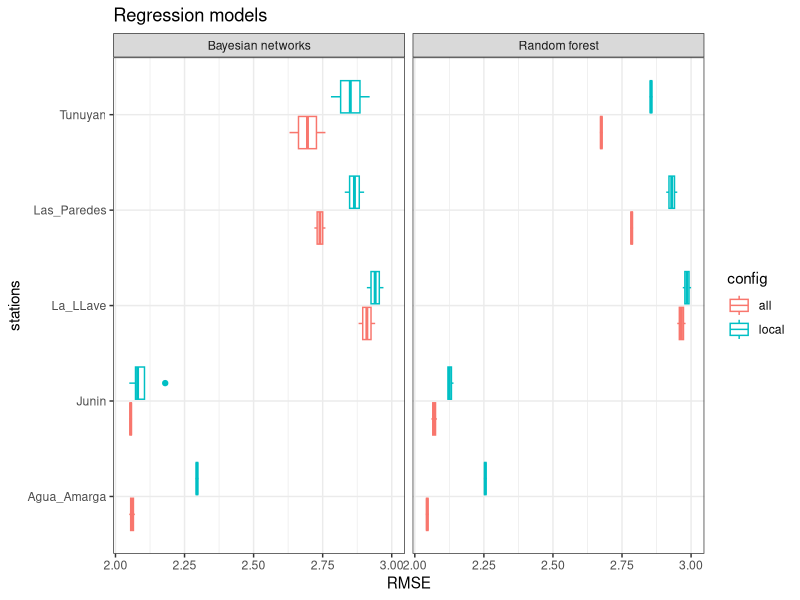
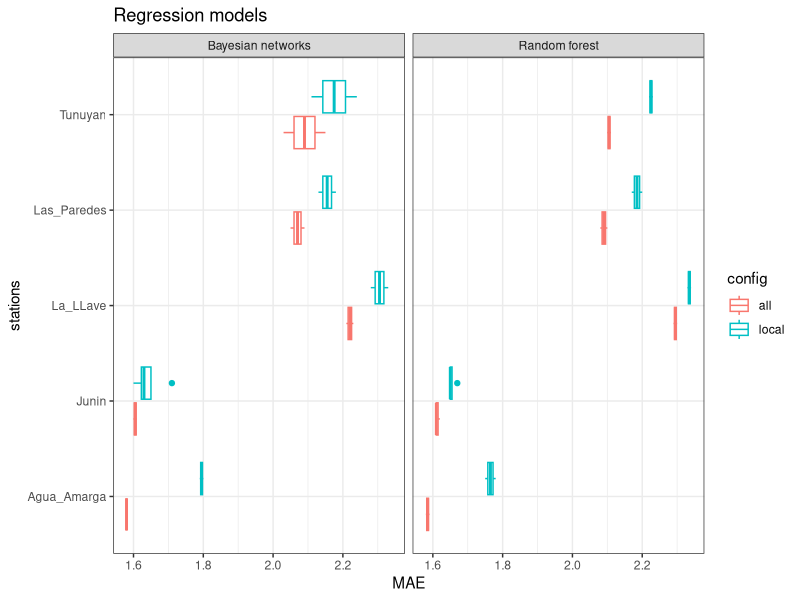
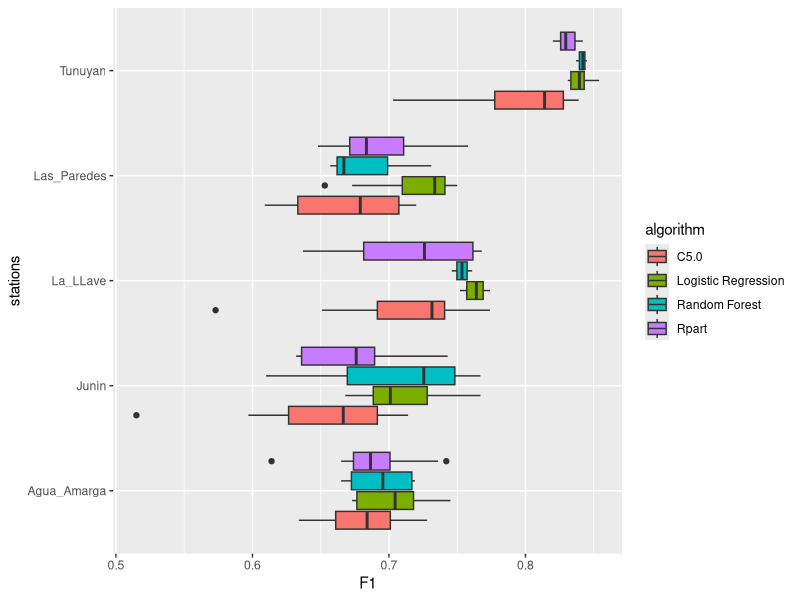
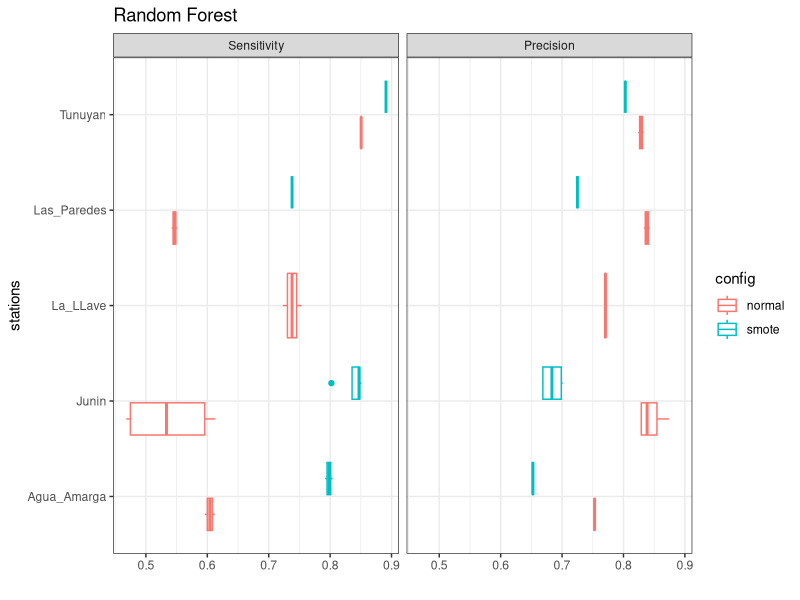
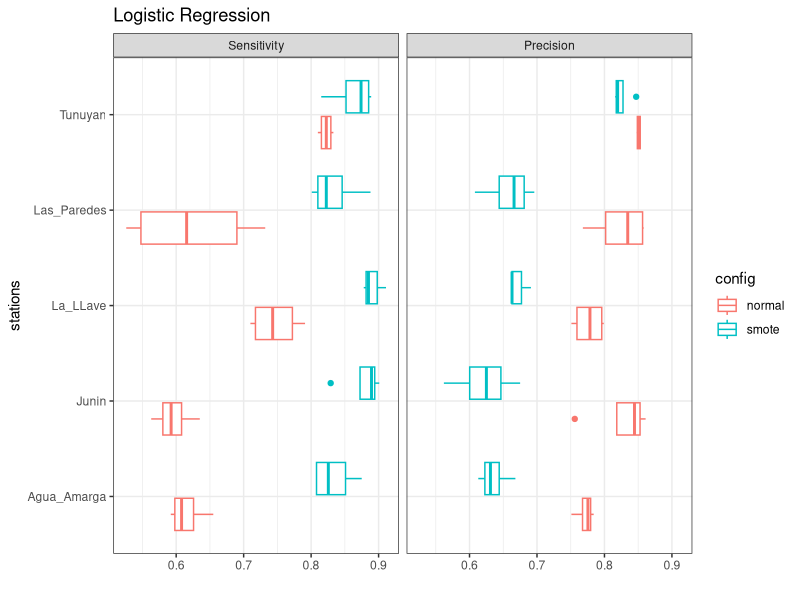
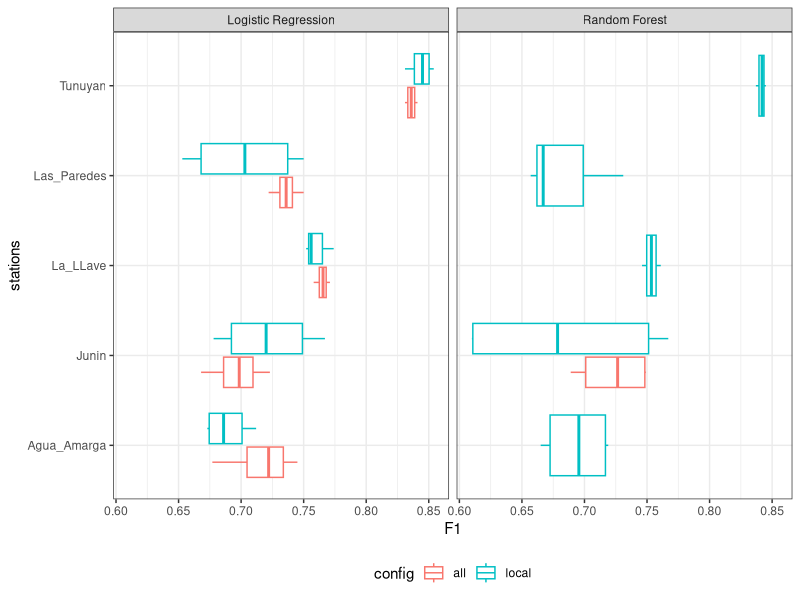
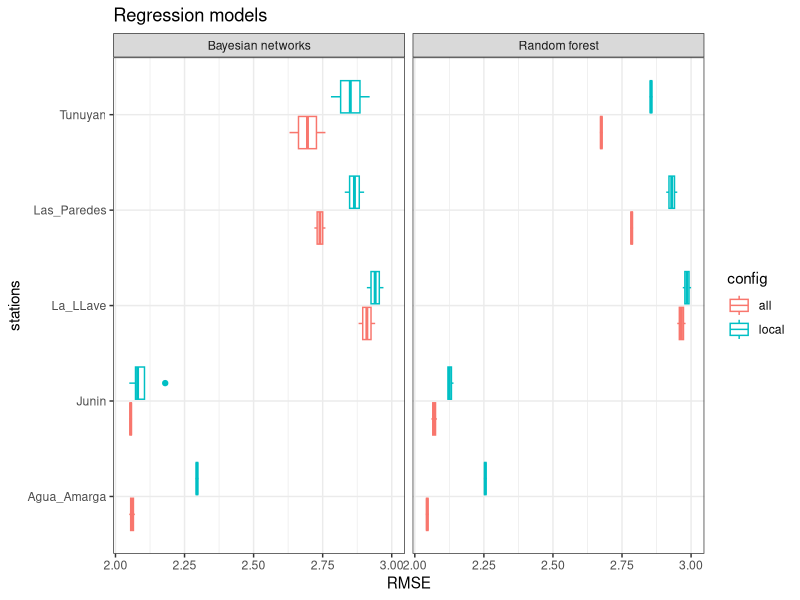
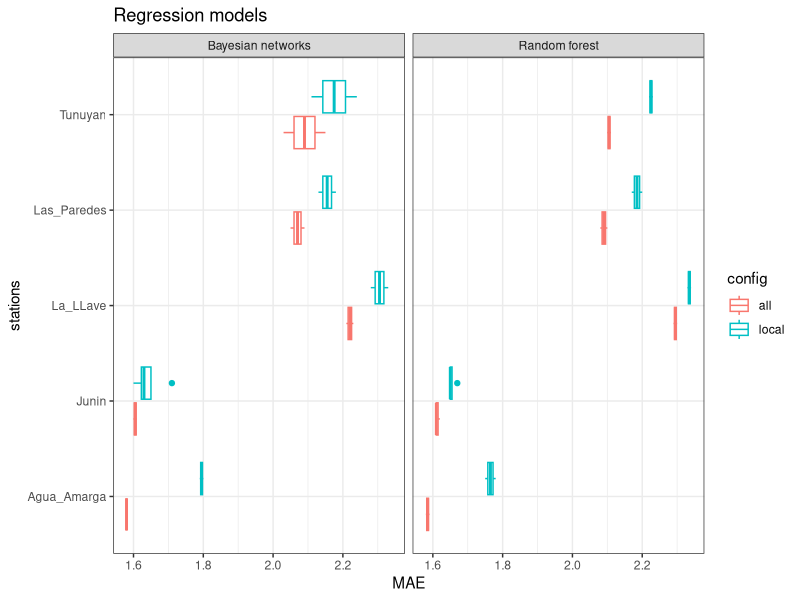

Reproduce these figures in R, in order.
## ---- chunk 1
suppressMessages(library(readr))
suppressMessages(library(ggplot2))
suppressMessages(library(gridExtra))
suppressMessages(library(tidyverse))
suppressMessages(library(lazyeval))
library(reshape2)
## ---- chunk 2

dataset <- suppressMessages(read_csv("regression-results.csv"))
dataset[,8:ncol(dataset)] <- round(dataset[,8:ncol(dataset)],digits = 3)
stations <- unique(dataset$var)
algoritmos <- unique(dataset$alg)
metrics <- c("MAE","RMSE","R2")
## ---- chunk 3
#' ## Carga dataset
#' Creación de dataset genérico para resultados clasificación
df <- dataset %>%
  unite(dataset, 
        col=label,c("dataset","var","config.train","config.vars","T","alg"),
        sep = "-",remove=FALSE) %>% 
  select(label,dataset,var,config.train,config.vars,T,alg,MAE,RMSE,R2) 

new = c("Tunuyan","Agua_Amarga","Junin","La_LLave","Las_Paredes")
orig = c("tunuyan.temp_min","agua_amarga.temp_min"
         ,"junin.temp_min","la_llave.temp_min"
         ,"las_paredes.temp_min")
dfnames = data.frame(orig=as.character(orig),new=as.character(new),
                     stringsAsFactors = FALSE)

df <- as.data.frame(df)

df[df$var == dfnames[1,1],"var"] <- dfnames[1,2]
df[df$var == dfnames[2,1],"var"] <- dfnames[2,2]
df[df$var == dfnames[3,1],"var"] <- dfnames[3,2]
df[df$var == dfnames[4,1],"var"] <- dfnames[4,2]
df[df$var == dfnames[5,1],"var"] <- dfnames[5,2]

df[df$alg == "bnReg","alg"] <- "Bayesian networks"
df[df$alg == "rf","alg"] <- "Random forest"

## ---- chunk 4
#png("./vanAlPaper/regresion1.png")
p <-ggplot(aes(y = RMSE , x = var), data = df) +
  geom_boxplot(aes(color=config.vars)) + coord_flip() +
  labs(fill="config",color="config",x="stations",title="Regression models") + facet_wrap(~alg) +theme_bw()

print(p)
ggsave("./vanAlPaper/regression-RMSE-localVSAll.eps",plot=p,device = "eps",units = "in", width = 10, height = 6)
#dev.off()
## ---- chunk 5
# ESTA IMAGEN VA AL PAPER
#png("./vanAlPaper/regresion1.png")
p <-ggplot(aes(y = MAE , x = var), data = df) +
  geom_boxplot(aes(color=config.vars)) + coord_flip() +
  labs(fill="config",color="config",x="stations",title="Regression models") + facet_wrap(~alg) +theme_bw()

print(p)

ggsave("./vanAlPaper/regression-MAE-localVSAll.eps",plot=p,device = "eps",units = "in", width = 10, height = 6)
#dev.off()
## ---- chunk 6

dataset <- suppressMessages(read_csv("classification-results.csv"))
dataset[,8:ncol(dataset)] <- round(dataset[,8:ncol(dataset)],digits = 3)

algoritmos <- unique(dataset$alg)
metrics <- c("FAR","Sensitivity","Specificity","Accuracy","Kappa","F1","Precision")

#' ## Carga dataset
#' Creación de dataset genérico para resultados clasificación
df <- dataset %>%
  unite(dataset, 
        col=label,c("dataset","var","config.train","config.vars","T","alg"),
        sep = "-",remove=FALSE) %>% 
  select(label,dataset,var,config.train,config.vars,T,alg,FAR,Sensitivity,Specificity,Accuracy,Kappa,F1,Precision) 

new = c("Tunuyan","Agua_Amarga","Junin","La_LLave","Las_Paredes")
 #"tunuyan.temp_min"
orig = c("tunuyan.temp_min","agua_amarga.temp_min"
         ,"junin.temp_min","la_llave.temp_min"
         ,"las_paredes.temp_min")
dfnames = data.frame(orig=as.character(orig),new=as.character(new),
                     stringsAsFactors = FALSE)

df <- as.data.frame(df)

df[df$var == dfnames[1,1],"var"] <- dfnames[1,2]
df[df$var == dfnames[2,1],"var"] <- dfnames[2,2]
df[df$var == dfnames[3,1],"var"] <- dfnames[3,2]
df[df$var == dfnames[4,1],"var"] <- dfnames[4,2]
df[df$var == dfnames[5,1],"var"] <- dfnames[5,2]


stations <- unique(df$var)

#gsubfn("_.*", toupper, gsub(".temp_min", "", df$var))

## ---- chunk 7

df3 <-  df %>% filter( dataset == "dacc" )#& T==1 ) 

df3[df3$alg == "glm","alg"] <- "Logistic Regression"
df3[df3$alg == "rf","alg"] <- "Random Forest"
df3[df3$alg == "rpart","alg"] <- "Rpart"

## ---- chunk 8
#p <-ggplot(aes(y = Precision , x = var, fill = alg), data = df3) + geom_boxplot() + coord_flip()
#print(p)

#p <-ggplot(aes(y = Sensitivity , x = var, fill = alg), data = df3) + geom_boxplot() + coord_flip()
#print(p)

#png("./vanAlPaper/plot-estaciones-vs-algs-F1-filtro-datasetDacc-T1.png")
p <-ggplot(aes(y = F1 , x = var, fill = alg), data = df3) + 
  geom_boxplot() + coord_flip() + labs(fill="algorithm",x="stations")

print(p)


ggsave("./vanAlPaper/plot-estaciones-vs-algs-F1-filtro-datasetDacc-T1.eps",plot=p,device = "eps",units = "in", width = 10, height = 6)
#dev.off()
## ---- chunk 9
df4 <- df %>% filter( dataset == "dacc" )#& T == 1) #& alg %in% c("rf","glm"))   
df4 <- melt(as.data.frame(df4),
            id.vars =(c("label","dataset","var","config.train","config.vars","T","alg")),
            measure.vars = c("Sensitivity","Precision"))

for(a in c("rf","glm"))
{ 
   #a = "glm"
   if(a == "rf"){title = "Random Forest"}else{title="Logistic Regression"}
    df5 <- df4 %>% filter( alg ==a) 
    
   # png(paste("./vanAlPaper/alg",a,"configLocalvsAll",".png",sep="-"))
#    p <-ggplot(aes(y = value , x = var, fill = variable), data = df5) + 
#      geom_boxplot() + coord_flip() + labs(title=title,x="stations",y="",fill="") + theme(legend.position="bottom")+
#  facet_wrap(~config.vars)
#    print(p)
    #dev.off()
    
    
    #png(paste("./vanAlPaper/alg",a,"configSMOTEvsNORMAL",".png",sep="-"))
    p <-ggplot(aes(y = value , x = var), data = df5) + 
      geom_boxplot(aes(color=config.train)) + coord_flip() + labs(title=title,x="stations",y="",fill="",color="config") + #theme(legend.position="bottom")+
      facet_wrap(~variable) +theme_bw()
    print(p)
    ggsave(paste("./vanAlPaper/",a,"-configSMOTEvsNORMAL",".eps",sep=""),plot=p,device = "eps",units = "in", width = 10, height = 6)

    #dev.off()
      
}
## ---- chunk 10

df4 <- df %>% filter( dataset == "dacc" )#& config.train=="smote")   
df4 <- melt(as.data.frame(df4),
            id.vars =(c("label","dataset","var","config.train","config.vars","T","alg")),
            measure.vars = c("F1"))
   
df4[df4$alg == "glm","alg"] <- "Logistic Regression"
df4[df4$alg == "rf","alg"] <- "Random Forest"

    df5 <- df4 %>% filter( alg %in% c("Random Forest","Logistic Regression"))#& T %in% c(1,2,3,4)) 

    
    p <-ggplot(aes(y = value , x = var), data = df5) +   #, fill = config.vars
      geom_boxplot(aes(color=config.vars)) + #+ scale_colour_viridis_d(option="E") +
      #theme(legend.position="bottom") +
      coord_flip() + labs(color="config", x = "stations",y="F1")+theme_bw() +
      facet_wrap(~alg) + theme(legend.position="bottom")

    #print(p)
  p
  
ggsave("./vanAlPaper/RF-LogReg-configAllVsLocal.eps",plot=p,device = "eps",units = "in", width = 10, height = 6)
#}
